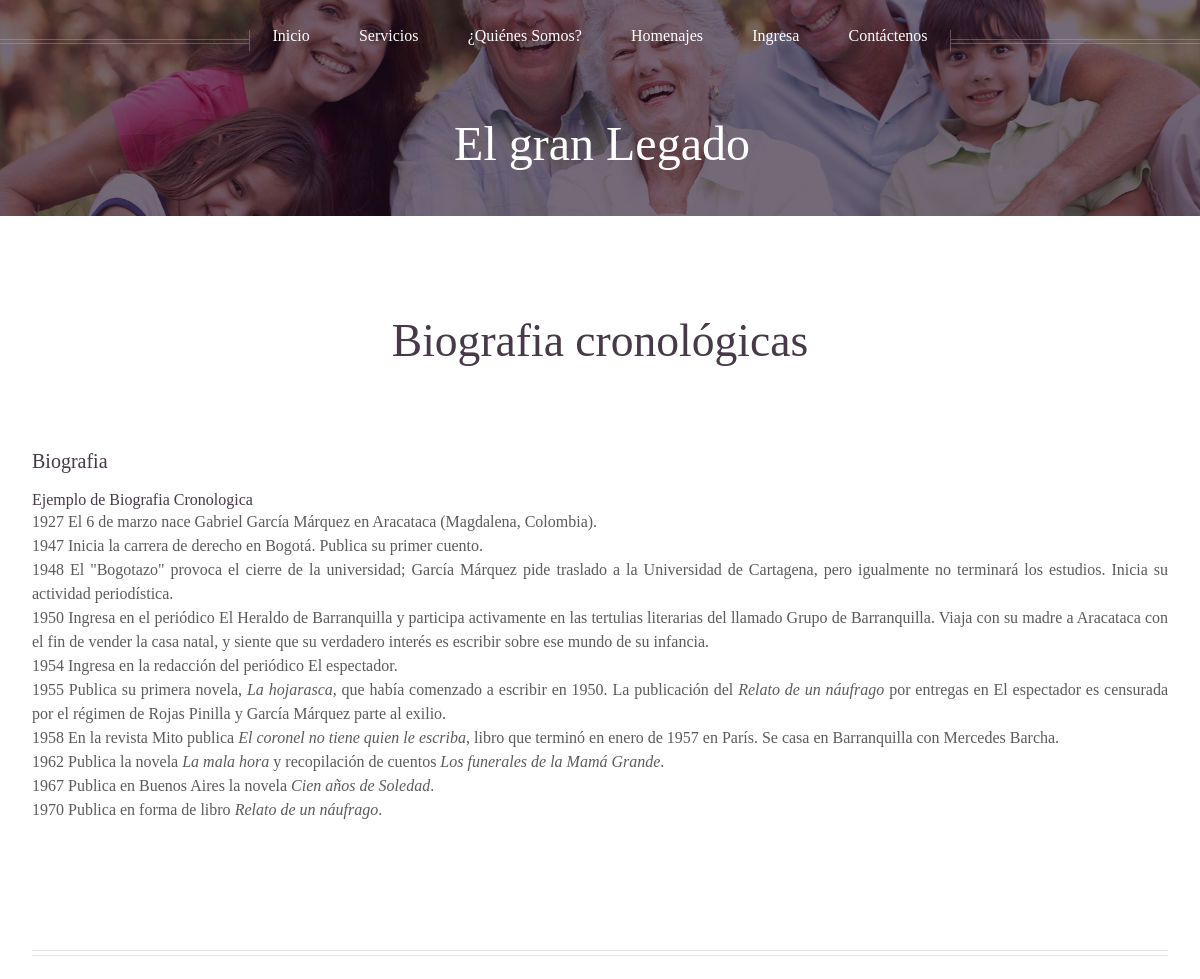
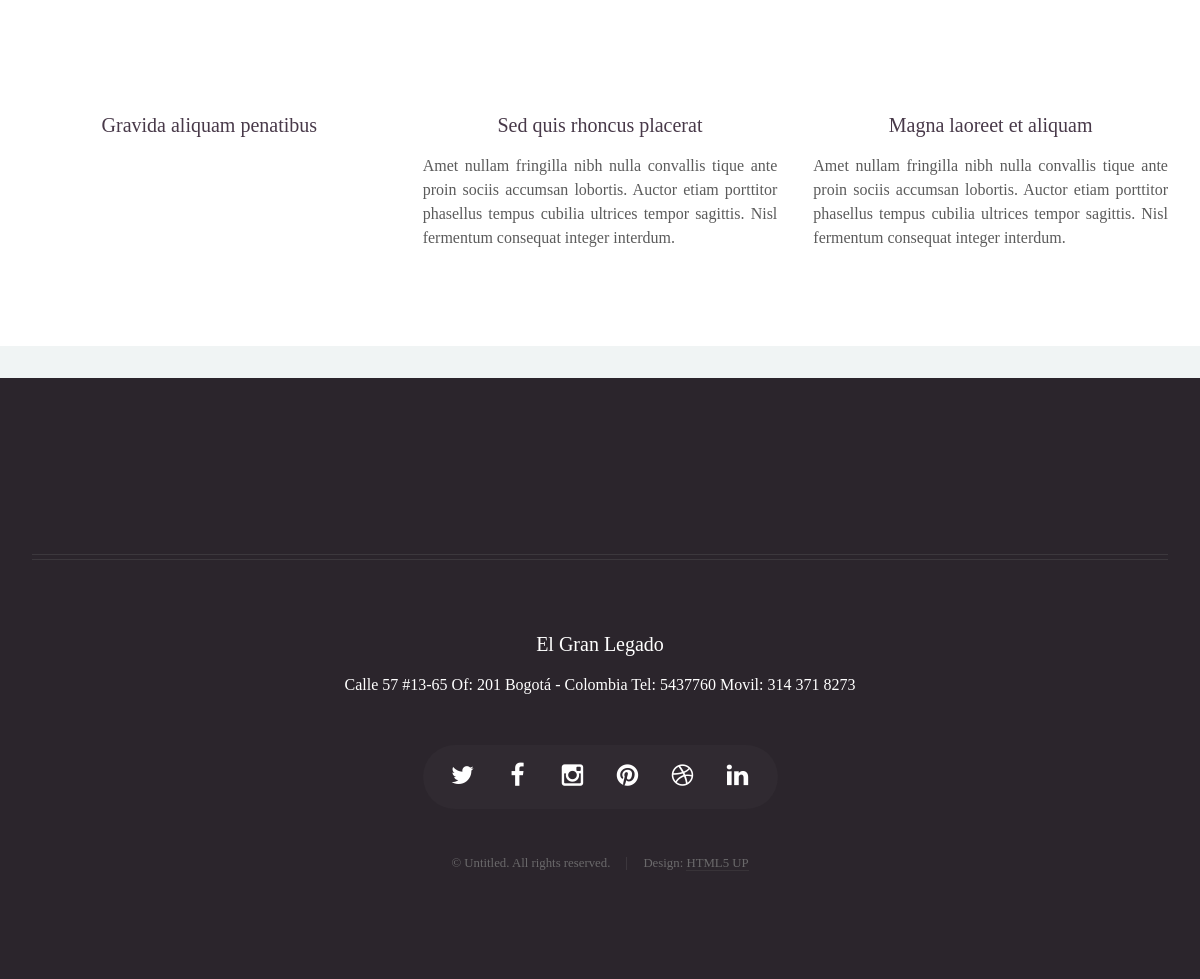
The app's page /biografia-cronologica/ with its own data (2 pictures, top to bottom).
### legado/models.py (models this page shows, shortened)
class BiografiaCronologica(models.Model):
    nombre = models.CharField(max_length=100, verbose_name='Nombre')
    texto = RichTextField(verbose_name='Texto')

### legado/views.py (the view)
# urls.py: url(r'^biografia-cronologica/', 'BiografiaCronologicaIndex', name='biografia-cronologica'),
def BiografiaCronologicaIndex(request):
    bio_crono = BiografiaCronologica.objects.first()
    return render_to_response('bio_cronologica.html', locals(), context_instance=RequestContext(request))

### legado/context_processors.py (called while the page is built)
def mostrarfrase(request):
    return {'frase':choice(frases)}

### legado/templates/bio_cronologica.html (shortened to what this page needs)
{%extends "base.html"%}
{% block Content %}
	<body class="no-sidebar">
		<div id="page-wrapper">
				<div id="header">
						<div class="inner">
							<header>
								<h1><a href="{% url "inicio" %}" id="logo">El gran Legado</a></h1>
							</header>
						</div>
					{% include 'menu.html' %}
				</div>
				<div class="wrapper style1">
					<div class="container">
						<article id="main" class="special">
							<header>
								<h2><a href="{% url "biografia-cronologica" %}">{{ bio_crono.nombre }}</a></h2>
							</header>
                            {% load static from staticfiles %}
							<section>
								<header>
									<h3>Biografia</h3>
								</header>
								<p>
									{{ bio_crono.texto  | safe }}
								</p>
							</section>
						</article>
						<hr />
						<div class="row">
							<article class="4u 12u(mobile) special">
								<header>
									<h3><a href="#">Gravida aliquam penatibus</a></h3>
								</header>
							</article>
							<article class="4u 12u(mobile) special">
								<header>
									<h3><a href="#">Sed quis rhoncus placerat</a></h3>
								</header>
								<p>
									Amet nullam fringilla nibh nulla convallis tique ante proin sociis accumsan lobortis. Auctor etiam
									porttitor phasellus tempus cubilia ultrices tempor sagittis. Nisl fermentum consequat integer interdum.
								</p>
							</article>
							<article class="4u 12u(mobile) special">
								<header>
									<h3><a href="#">Magna laoreet et aliquam</a></h3>
								</header>
								<p>
									Amet nullam fringilla nibh nulla convallis tique ante proin sociis accumsan lobortis. Auctor etiam
									porttitor phasellus tempus cubilia ultrices tempor sagittis. Nisl fermentum consequat integer interdum.
								</p>
							</article>
						</div>
					</div>
				</div>
		</div>
	</body>
{% endblock Content %}

### records on screen
BiografiaCronologica: nombre "Biografia cronológicas", texto "Ejemplo de Biografia Cronologica 1927 El 6 de marzo nace Gabriel García Márquez en Aracataca (Magdalena, Colombia). 1947 Inicia la carrera de derecho en Bogotá. Publica su primer cuento. 1948 El \"Bogotazo\" provoca el cierre de la universidad; García Márquez pide traslado a la Universidad de Cartagena, pero igualmente no terminará los estudios. Inicia su actividad periodística. 1950 Ingresa en el periódico El Heraldo de Barranquilla y participa activamente en las tertulias literarias del llamado Grupo de Barranquilla. Viaja con su madre a Aracataca con el fin de vender la casa natal, y siente que su verdadero interés es escribir sobre ese mundo de su infancia. 1954 Ingresa en la redacción…"
